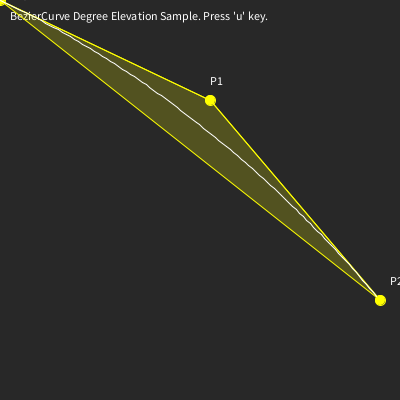
Frame 1 (no input)
Frame 60 (the mouse pressed at the canvas centre just before this capture): identical to frame 1, image omitted
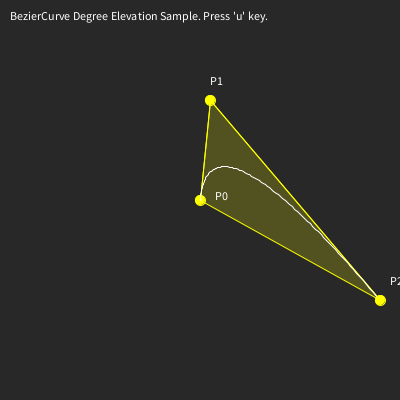
Frame 120 (the mouse held since frame 60 and released just before this capture)

The Processing sketch that drew these frames (run headless with seeded random() and noise(); from frame 60 on, the mouse is pressed at the canvas centre):

// Processing sketch: sketch_6_0
// ── sketch_6_0.pde
class BezierCurve2 {
    PVector P0, P1, P2;
    PVector[] R;
    int tn;

    BezierCurve2() {
        P0 = new PVector();
        P0.x =  20;
        P0.y = 300;
        P1 = new PVector();
        P1.x = 210;
        P1.y = 100;
        P2 = new PVector();
        P2.x = 380;
        P2.y = 300;

        tn = 100;
        R = new PVector[tn];
    }


    void draw(color c) {
        int   i, tt;
        float t=0.0;
        float ts = (float)1 / tn;
        float B20t, B21t, B22t;

        stroke(255, 255, 0);
        fill(255, 255, 0, 50);
        triangle(P0.x, P0.y, P1.x, P1.y, P2.x, P2.y);
        line(P0.x, P0.y, P1.x, P1.y);
        line(P1.x, P1.y, P2.x, P2.y);

        fill(255, 255, 0);
        ellipse(P0.x, P0.y, 10, 10);
        ellipse(P1.x, P1.y, 10, 10);
        ellipse(P2.x, P2.y, 10, 10);

        // text control points
        fill(255, 255, 255);
        text("P0", P0.x+15, P0.y   ); // p0
        text("P1", P1.x, P1.y-15); // p1
        text("P2", P2.x+10, P2.y-15); // p2

        noFill();
        stroke(c);

        for (tt = 0; tt < tn; tt+=1) {
            B20t =     (1-t)*(1-t)         ;
            B21t = 2 *       (1-t)       *t;
            B22t =                      t*t;
            R[tt] = new PVector();
            R[tt].x = B20t*P0.x + B21t*P1.x + B22t*P2.x;
            R[tt].y = B20t*P0.y + B21t*P1.y + B22t*P2.y;
            if (tt != 0) line(R[tt-1].x, R[tt-1].y, R[tt].x, R[tt].y);

            t = t + ts;
        }
    }

    void degreeElevation(BezierCurve3 b) {
        b.P0.x = P0.x;
        b.P0.y = P0.y;
        b.P1.x = (P0.x + 2*P1.x)/3;
        b.P1.y = (P0.y + 2*P1.y)/3;
        b.P2.x = (2*P1.x + P2.x)/3;
        b.P2.y = (2*P1.y + P2.y)/3;
        b.P3.x = P2.x;
        b.P3.y = P2.y;
    }
}

class BezierCurve3 {

    PVector P0, P1, P2, P3;
    PVector[] R;
    int tn;

    BezierCurve3() {
        P0 = new PVector();
        P0.x =  20;
        P0.y = 300;
        P1 = new PVector();
        P1.x = 140;
        P1.y = 100;
        P2 = new PVector();
        P2.x = 280;
        P2.y = 100;
        P3 = new PVector();
        P3.x = 380;
        P3.y = 300;

        tn = 100;
        R = new PVector[tn];
    }

    void draw(color c) {

        int   i, tt;
        float t=0.0;
        float ts = (float)1 / tn;
        float B30t, B31t, B32t, B33t;

        stroke(0, 255, 255);
        fill(0, 255, 255, 50);
        quad(P0.x, P0.y, P1.x, P1.y, P2.x, P2.y, P3.x, P3.y);
        line(P0.x, P0.y, P1.x, P1.y);
        line(P1.x, P1.y, P2.x, P2.y);
        line(P2.x, P2.y, P3.x, P3.y);

        fill(0, 255, 255);
        ellipse(P0.x, P0.y, 10, 10);
        ellipse(P1.x, P1.y, 10, 10);
        ellipse(P2.x, P2.y, 10, 10);
        ellipse(P3.x, P3.y, 10, 10);

        // text control points
        fill(255, 255, 255);
        text("P0", P0.x+15, P0.y); // p0
        text("P1", P1.x, P1.y-15); // p1
        text("P2", P2.x+10, P2.y-15); // p2
        text("P3", P3.x-30, P3.y); // p3

        noFill();
        stroke(c);

        for (tt = 0; tt < tn; tt+=1) {
            B30t =     (1-t)*(1-t)*(1-t)        ;
            B31t = 3 * (1-t)*(1-t)       *t     ;
            B32t = 3 * (1-t)             *t*t   ;
            B33t =                        t*t*t ;
            R[tt] = new PVector();
            R[tt].x = B30t*P0.x + B31t*P1.x + B32t*P2.x + B33t*P3.x;
            R[tt].y = B30t*P0.y + B31t*P1.y + B32t*P2.y + B33t*P3.y;
            if (tt != 0) line(R[tt-1].x, R[tt-1].y, R[tt].x, R[tt].y);
            t = t + ts;
        }
    }
}

BezierCurve3 b0;
BezierCurve2 b1;

boolean up=false;

void setup() {
    size(400, 400);
    b0 = new BezierCurve3();
    b1 = new BezierCurve2();
}

void draw() {
    background(40);

    fill(255, 255, 255);
    text("BezierCurve Degree Elevation Sample. Press 'u' key.", 10, 20);

    b1.P0.x = mouseX;
    b1.P0.y = mouseY;

    if (up) b0.draw(color(255, 255, 255));
    b1.draw(color(255, 255, 255));
}

void keyPressed() {
    if (key=='u') {
        up = true;
        b1.degreeElevation(b0);
    }
}

void keyReleased() {
    up = false;
}
